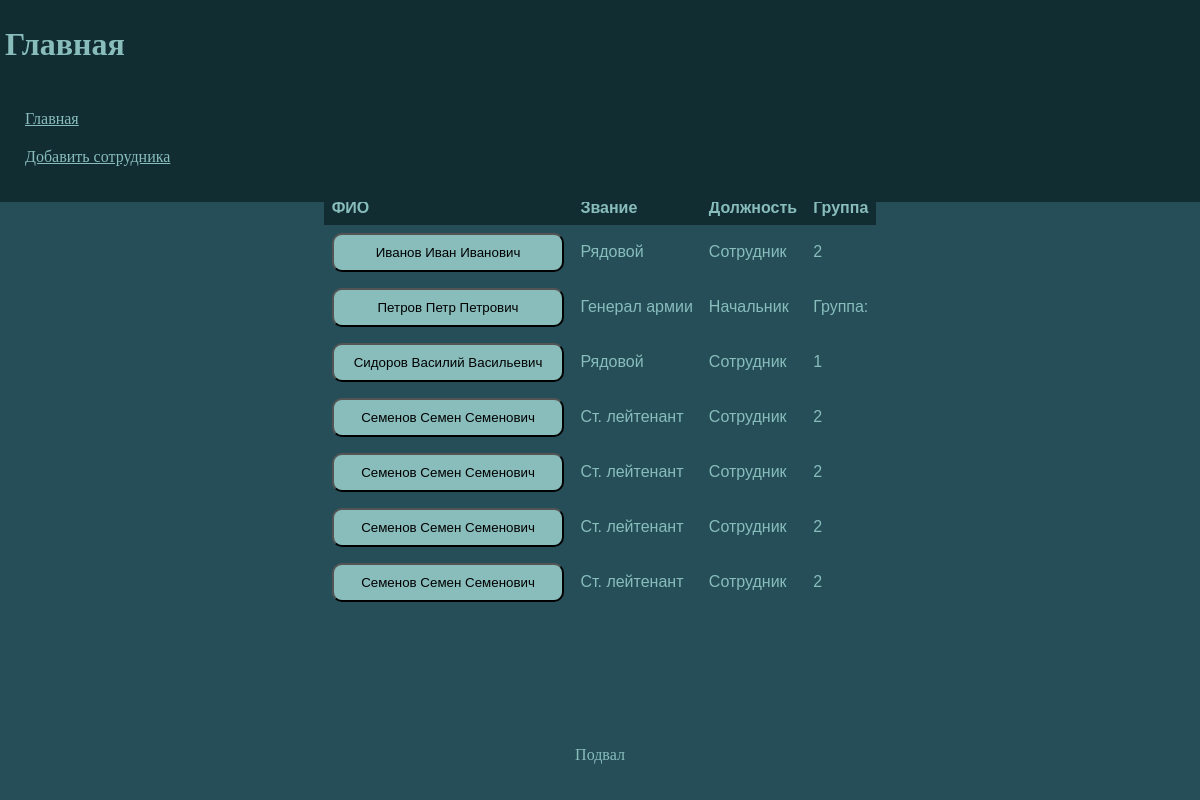
Before: / with the older database file.
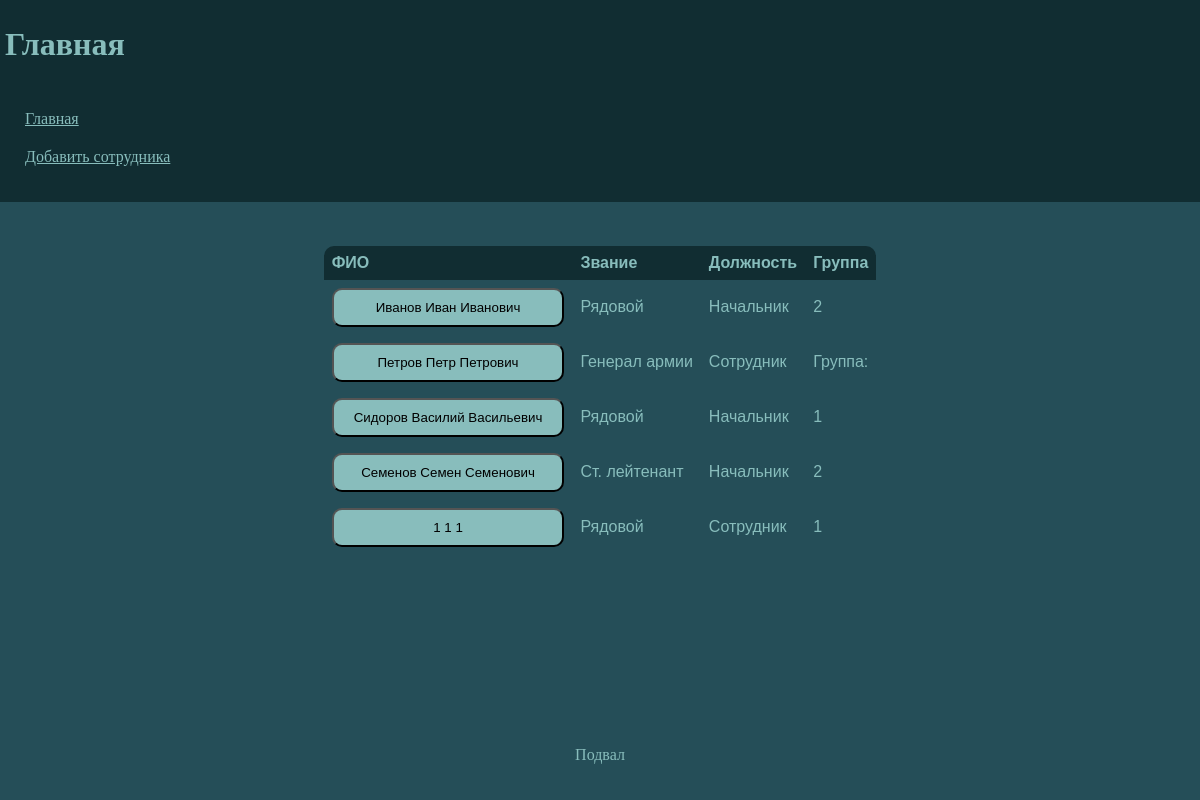
After: the same page with the newer database file.
### main/models.py (models this page shows)
class Employee(models.Model):
    name = models.CharField(max_length=20)
    second_name = models.CharField(max_length=20)
    third_name = models.CharField(max_length=20)
    rank = models.ForeignKey(Rank, on_delete=models.DO_NOTHING)
    post = models.ForeignKey(Post, on_delete=models.DO_NOTHING)
    b_day = models.DateField()
    personal_num = models.CharField(max_length=4)
    phone_number = models.CharField(max_length=12)
    address = models.CharField(max_length=20)
    group = models.CharField(max_length=10)
    family_status = models.CharField(max_length=10)
    place_of_bd = models.CharField(max_length=20)
    appointment_order_num = models.CharField(max_length=10)
    appointment_order_date = models.DateField()

class Rank(models.Model):
    rank_name = models.CharField(max_length=20)
    salary = models.CharField(max_length=10)

class Post(models.Model):
    post_name = models.CharField(max_length=20)
    rank = models.ForeignKey(Rank, on_delete=models.DO_NOTHING)
    salary = models.CharField(max_length=10)

### main/views.py (the view)
# urls.py: path("", views.index),
def index(request):
    employees = Employee.objects.all()
    return render(request, "index.html", {'data':employees})

### main/templates/index.html (shortened to what this page needs)
{% extends "base.html" %}
{% block header %}Главная{% endblock header %}
{% block content %}
    <div>
        <table id ='my_table'>
            <tr>
                <th onclick="sortTable(0)">ФИО</th>
                <th onclick="sortTable(1)">Звание</th>
                <th onclick="sortTable(2)">Должность</th>
                <th onclick="sortTable(3)">Группа</th>
            </tr>
          {%for employee in data%}
            <tr>
                <td>
                    <form action='person' method='POST'>
                        <button name='employee_id' value="{{employee.id}}">
                            {{employee.second_name}} {{employee.name}} {{employee.third_name}}
                        </button>
                    </form>
                </td>
                <td>{{employee.rank.rank_name}}</td>
                <td>{{employee.post.post_name}}</td>
                <td>{{employee.group}}</td>
            </tr>
          {% endfor %}
        </table>
    </div>
{% endblock content %}

### main/templates/base.html (shortened to what this page needs)
<!DOCTYPE html>
{% load static %}
<html lang="en">
    <head>
        <link rel="stylesheet" href="{% static "css/styles.css" %}" />
    </head>
<body>
    <header>
        <h1>{% block header %}{% endblock header %}</h1>
        <nav>
            <ul>
                <li><a href="/">Главная</a></li>
                <li><a href="/add_person">Добавить сотрудника</a></li>
            </ul>
        </nav>
    </header>
    <main>
        {% block content%}{% endblock content %}
    </main>
    <footer>
        <p>Подвал</p>
    </footer>
</body>
</html>

### main/static/css/styles.css (style rules this page uses)
body { background-color: #254E58; display: flex; justify-content: center; align-items: center; height: 100vh; margin: 0; }
p, h1, h2, h3, h4, h5, h6, ul, ol, li { color: #88BDBC; border-radius: 10px; padding: 10px; }
a { color: #112D32; border-radius: 10px; padding: 5px; }
header h1, nav a { color: #88BDBC; border-radius: 10px; padding: 5px; }
header { background-color: #112D32; position: fixed; top: 0; left: 0; right: 0; }
footer { background-color: #254E58; position: fixed; bottom: 0; left: 0; right: 0; text-align: center; padding: 10px 0; }
main { padding: 20px; margin-top: 60px; margin-bottom: 60px; }
table { color: #88BDBC; width: 100%; border-collapse: collapse; font-family: Arial, sans-serif; border-radius: 10px; overflow: hidden; }
table th, table td { padding: 8px; text-align: left; }
table th { color: #88BDBC; background-color: #112D32; font-weight: bold; cursor: pointer; }
button { background-color: #88BDBC; color: rgb(0, 0, 0); border-radius: 10px; padding: 10px 20px; width: 100%; }

Changed rows visible on the page:
removed Employee: {{ employee.id }} 5 (drawn), second_name "Семенов", name "Семен", third_name "Семенович", rank.rank_name "Ст. лейтенант", post.post_name "Сотрудник", group "2"
removed Employee: {{ employee.id }} 6 (drawn), second_name "Семенов", name "Семен", third_name "Семенович", rank.rank_name "Ст. лейтенант", post.post_name "Сотрудник", group "2"
removed Employee: {{ employee.id }} 7 (drawn), second_name "Семенов", name "Семен", third_name "Семенович", rank.rank_name "Ст. лейтенант", post.post_name "Сотрудник", group "2"
changed through a linked row, Employee "Иванов": post.post_name "Сотрудник" → "Начальник"
changed through a linked row, Employee "Группа:": post.post_name "Начальник" → "Сотрудник"
changed through a linked row, Employee "Сидоров": post.post_name "Сотрудник" → "Начальник"
changed through a linked row, Employee "Семенов": post.post_name "Сотрудник" → "Начальник"
added Employee: {{ employee.id }} 8 (drawn), second_name "1", name "1", third_name "1", rank.rank_name "Рядовой", post.post_name "Сотрудник", group "1"
